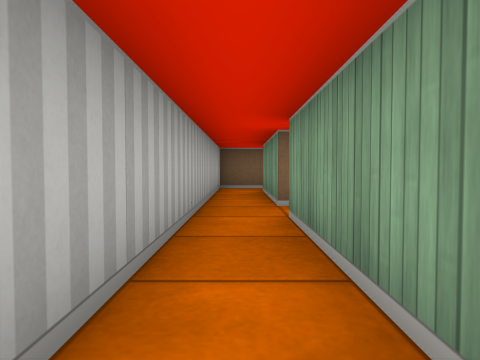
View 1 (above)

15 first-person views from a walk through a cub3D ray-caster map. The camera is about half as high as the walls, tilts 2° down and sees 70° across. The floor is counted in squares. Each view is taken from the middle of a square. On the plan, view 1 faces up. The plan holds only what a view shows up to about 9 squares ahead; the rest is blank.

View 2
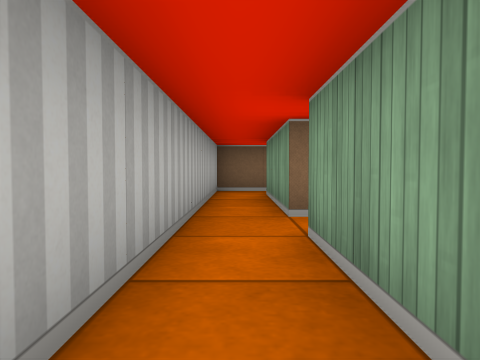

View 3
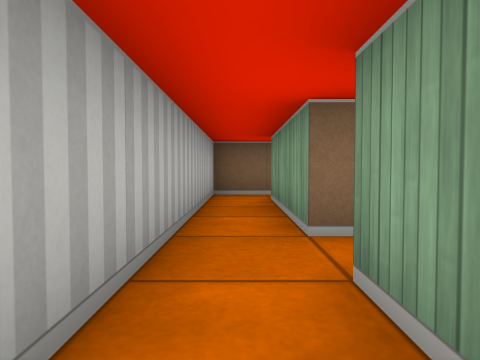

View 4
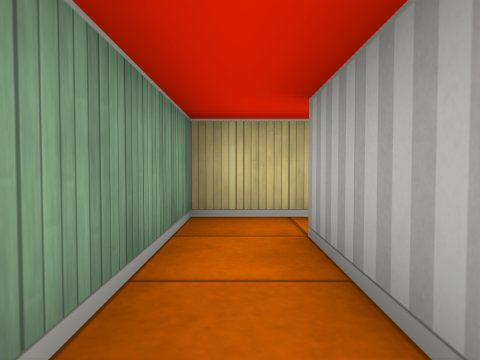

View 5
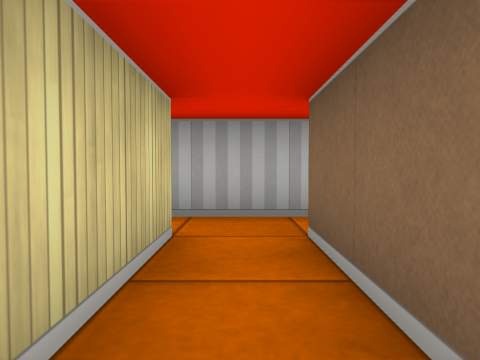

View 6
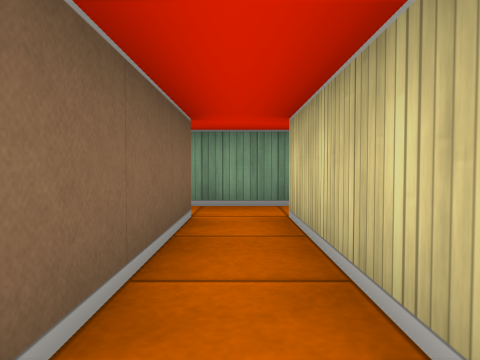

View 7
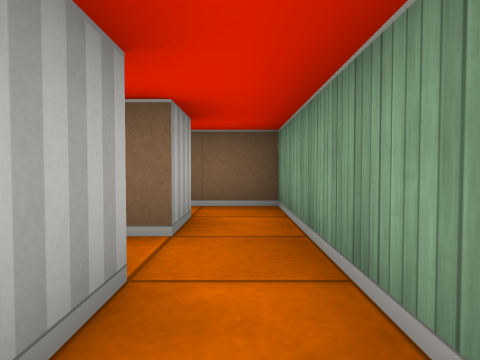

View 8
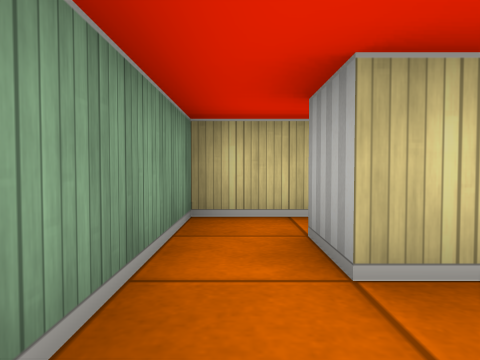

View 9
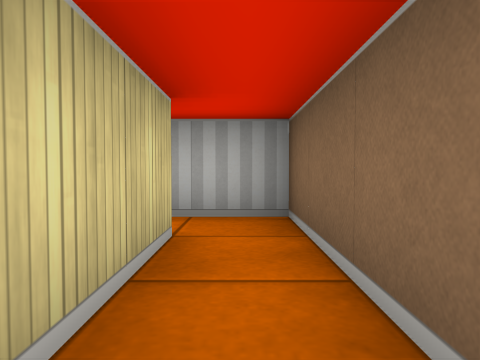

View 10
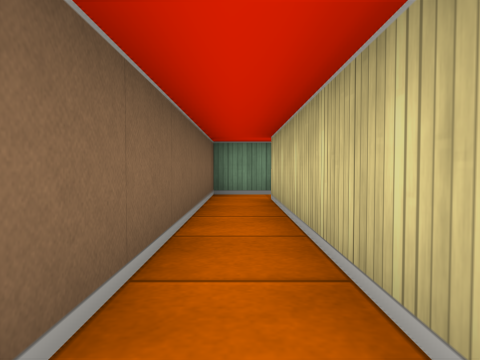

View 11
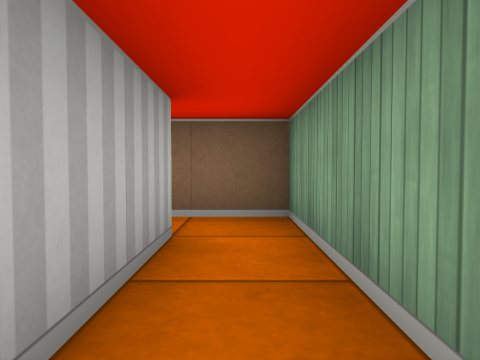

View 12
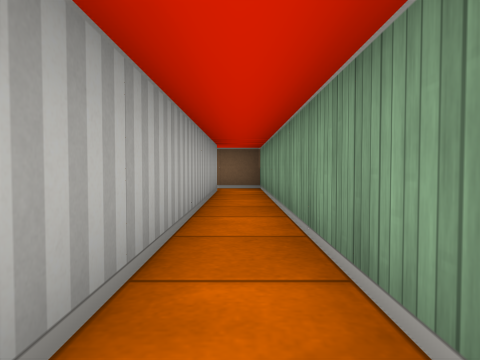

View 13
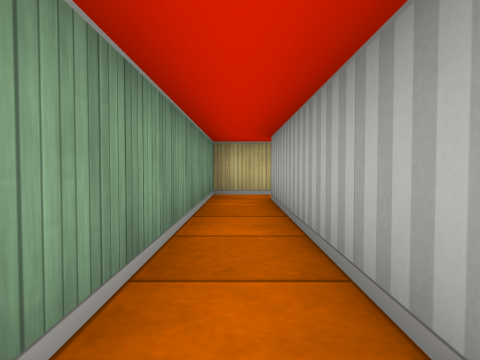

View 14
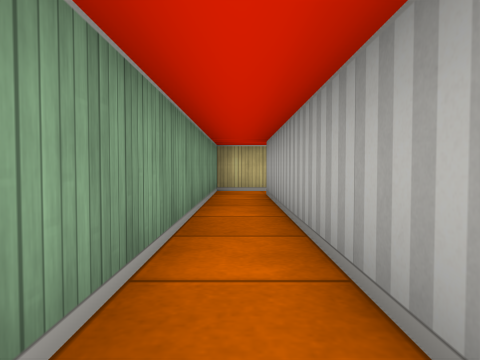

View 15
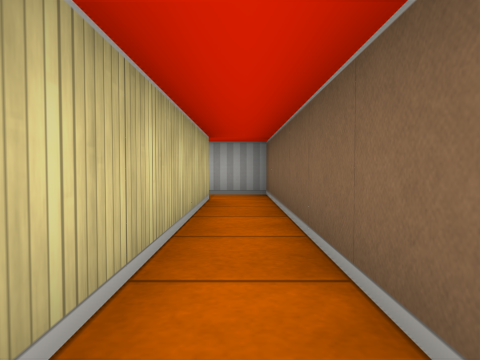

### Floor plan
Points are (right, up) in squares from view 1. A wall is a line through its corners. A room is listed if a view was taken in it or the views show most of it. See-through windows are left out.
Room 1 (views 1, 2, 3, 4, 5, 6, 8, 10)
walls: (3.5, 5.5) (3.5, 4.5) (0.5, 4.5) (0.5, 7.5); (4.5, 3.5) (4.5, 5.5); (0.5, 8.5) (-0.5, 8.5) (-0.5, 0.5); (-0.8, -0.5) (0.5, -0.5) (0.5, 3.5) (3.5, 3.5)
ways out: opening at (4, 3) to room 2; opening at (0, 8) to room 3; opening at (4, 5) to room 4; opening at (-1, 0)
Room 2 (view 7)
walls: (3.5, 3.5) (3.5, 2.5); (3.2, 1.5) (4.5, 1.5) (4.5, 3.5)
ways out: opening at (4, 3) to room 1; opening at (3, 2)
Room 3 (views 9, 11, 12, 13, 14, 15)
walls: (5.4, -0.5) (6.5, -0.5) (6.5, 8.5) (0.5, 8.5); (0.5, 7.5) (5.5, 7.5) (5.5, 0.5)
ways out: opening at (0, 8) to room 1
Room 4 (no view inside)
walls: (4.5, 5.5) (4.5, 6.5) (3.2, 6.5)
ways out: opening at (4, 5) to room 1

Where each view was taken, in squares from view 1:
view 1: 0 up, 0 right, facing up
view 2: 1 up, 0 right, facing up
view 3: 2 up, 0 right, facing up
view 4: 3 up, 0 right, facing down
view 5: 4 up, 3 right, facing left
view 6: 4 up, 0 right, facing right
view 7: 2 up, 4 right, facing up
view 8: 5 up, 4 right, facing down
view 9: 8 up, 3 right, facing left
view 10: 8 up, 0 right, facing right
view 11: 5 up, 6 right, facing up
view 12: 0 up, 6 right, facing up
view 13: 6 up, 6 right, facing down
view 14: 7 up, 6 right, facing down
view 15: 8 up, 6 right, facing left
